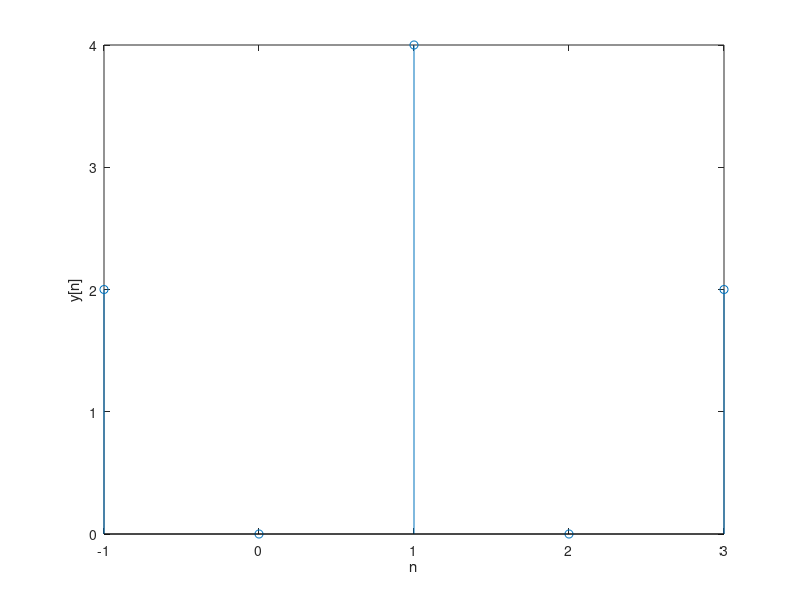

MATLAB code to generate this figure: (Note: this script raises an error after producing the figure.)
% Part2.m
% Author: Charles Yang
% Signal&System 2.7(a)(b)(c)(d)(e)

nh = -1:1;
h = [2 0 2];
nx = [0 1 2];
x = [1 0 1];
y = conv(h,x);
ny = -1:3;
figure;
stem(ny,y);xlabel('n');ylabel('y[n]');

nx=[0:24];
nh=[0:14];
for i=1:length(nx)
    x(i)=(1/2)^(nx(i)-2)*SSu(nx(i)-2);
end
h=SSu(nh+2);

y=conv(h,x);
ny=[0:38];
figure;
stem(ny,y);xlabel('n');ylabel('y[n]');
hold on;
stem(ny(16:length(ny)),y(16:length(y)),'r');